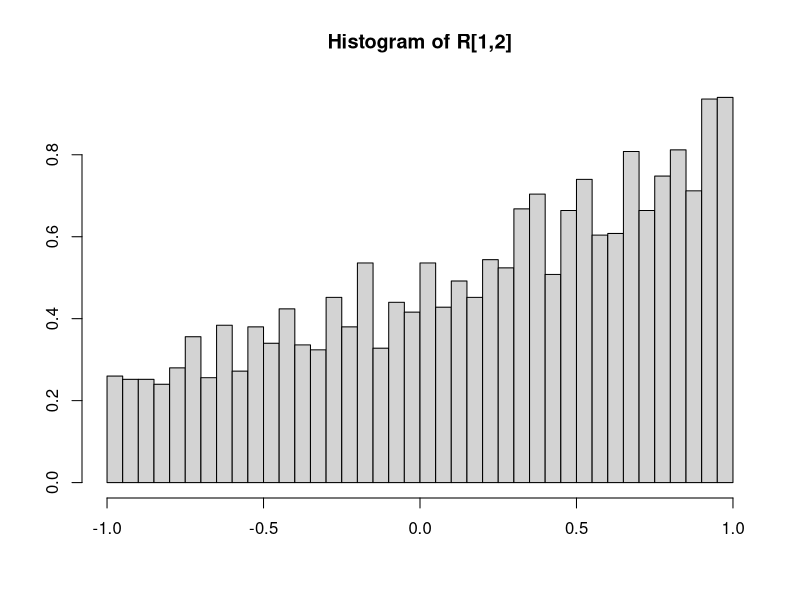
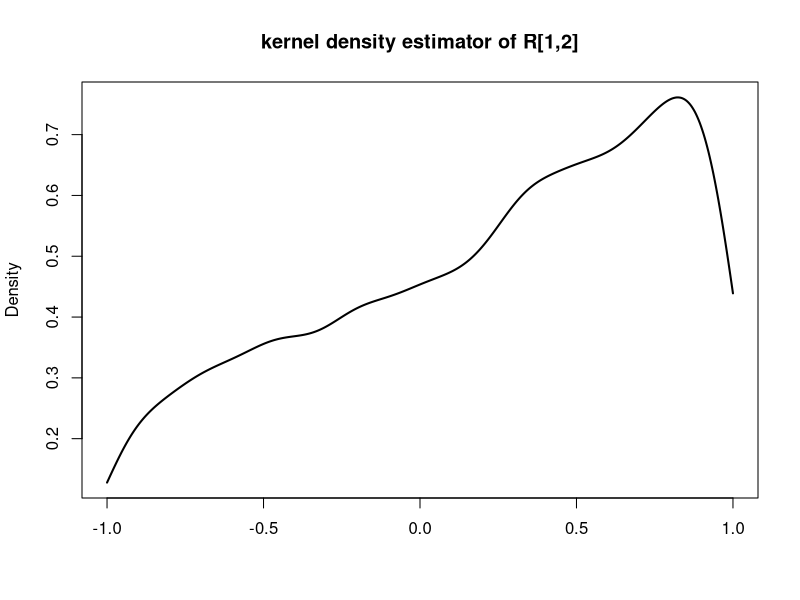
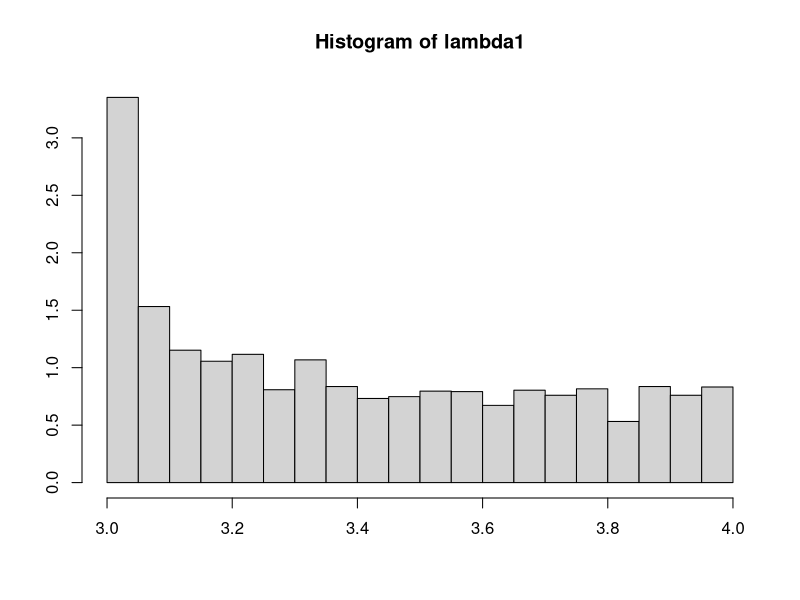
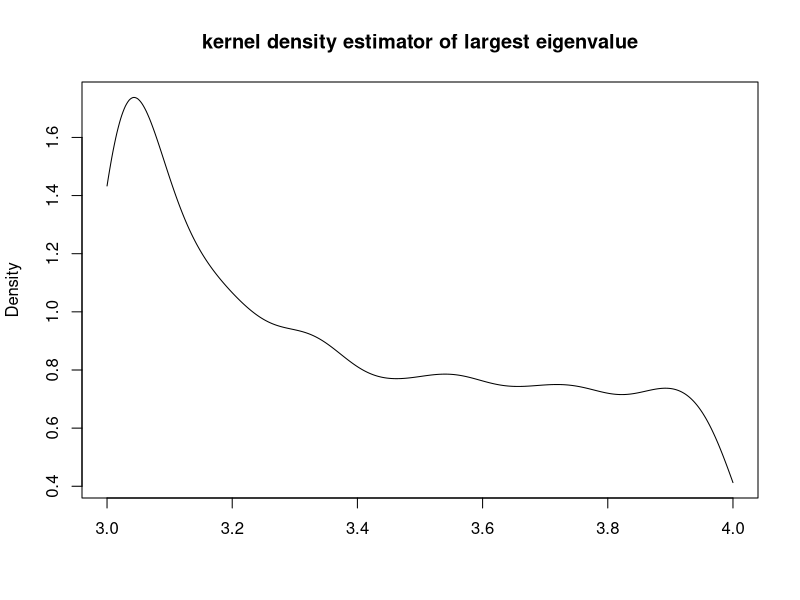
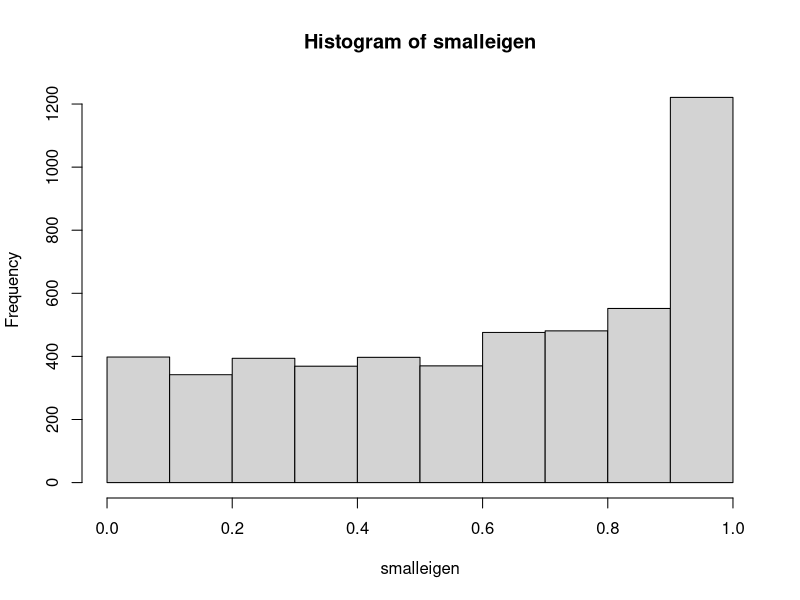
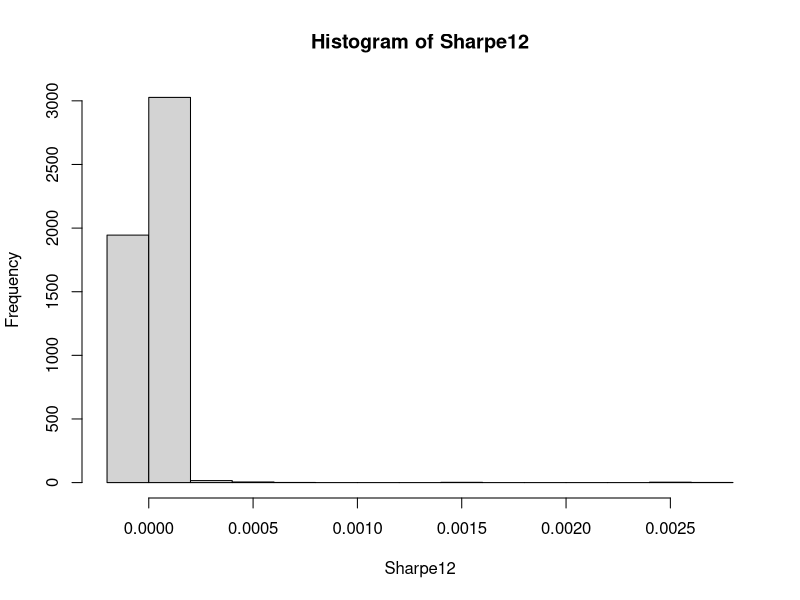
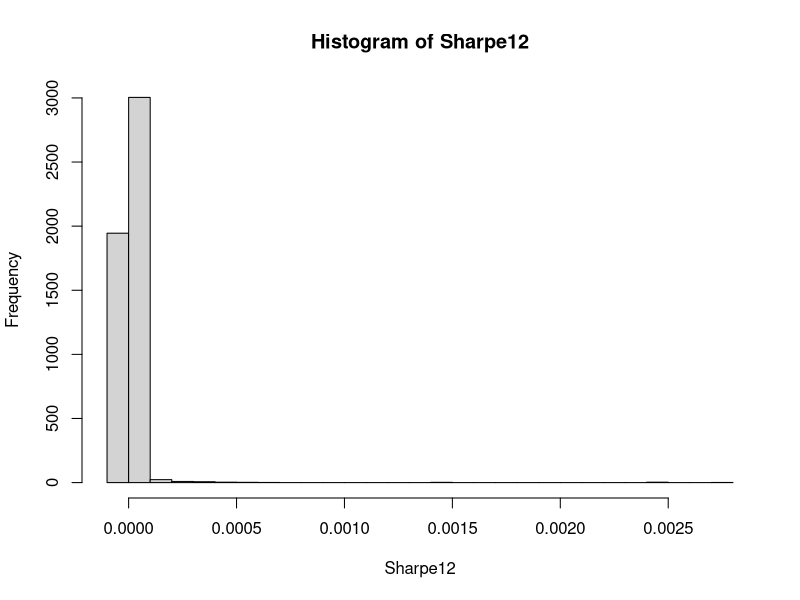

Recreate these plots in R, in order.
set.seed(100)
delta=3

N=5000 #number of draws from the proposal density

Sigma=matrix(nrow = 2,ncol=2)
Sigma[1,1]=1
Sigma[2,2]=2
Sigma[1,2]=Sigma[2,1]=0.6

Sigma_inv=solve(Sigma)

Y11=3
Y22=1

X=2*runif(N)-1 ####between 1 and -1


weight=(1-X^2)^((delta-3)/2)*exp(-Sigma_inv[1,2]*X*sqrt(Y11*Y22))
mass=sum(weight)
normalizedweight=weight/mass

sum(normalizedweight)

cumulative=cumsum(normalizedweight)
 

finalsample=rep(0, N)

for (i in 1:N)
{
  a=runif(1)
  location=1 ##we start with the beginning of the table, and we search for the right location
  while (cumulative[location]<a){location=location+1}
  finalsample[i]=X[location]
}

mean(finalsample)
Sigma[1,2]/sqrt(Sigma[1,1]*Sigma[2,2])
max(finalsample)
min(finalsample)
hist(finalsample, breaks=30, main="Histogram of R[1,2]",xlab="",ylab="",freq=FALSE)
kernel <- density(finalsample, from=-1, to=1)

# Kernel density plot
plot(kernel, lwd = 2, main = "kernel density estimator of R[1,2]",xlab="")

pdf("/Users/luyan/Library/Mobile Documents/com~apple~CloudDocs/latex papers/kernel1.pdf")
####now the distribution of the biggest eigenvalue

largeeigen=smalleigen=rep(0, N)
Sharpe12=rep(0, N)

mu1=0.001
mu2=0.0015

S1=mu1^2/Y11 ##squared sharpe ratio of market 1, does not depend on the covolatility
S2=mu2^2/Y22 ##squared sharpe ratio of market 2, does not depend on the covolatility

S12=rep(0,N) ##cross squared sharpe depends on the covolatility

for (n in 1:N){
covariance=matrix(nrow = 2,ncol=2)
covariance[1,1]=Y11
covariance[2,2]=Y22
covariance[1,2]=covariance[2,1]=sqrt(Y11*Y22)*finalsample[n]

largeeigen[n]=eigen(covariance)$values[1]
smalleigen[n]=eigen(covariance)$values[2]

inverse=solve(covariance)

S=inverse[1,1]*mu1^2+inverse[2,2]*mu2^2+2*inverse[1,2]*mu1*mu2

Sharpe12[n]=S-S1-S2
}

hist(largeeigen,breaks=30,main="Histogram of lambda1",xlab="",ylab="",freq=F)

kerneleigen <- density(largeeigen, from=3, to=4)

# Kernel density plot
plot(kerneleigen, main = "kernel density estimator of largest eigenvalue",xlab="")


hist(smalleigen)

hist(Sharpe12)
S1
S2

mean(Sharpe12)
hist(Sharpe12,breaks=30)
quantile(Sharpe12,probs=c(0.1,0.25,0.5,0.75,0.9))

sigma=sqrt(Y11+Y22-2*sqrt(Y11*Y22)*finalsample)

r=0
d1=0.5*sigma*sqrt(1/250)
d2=-d1

BS=pnorm(d1)-pnorm(d2)

quantile(BS,probs=c(0.1,0.25,0.5,0.75,0.9))
